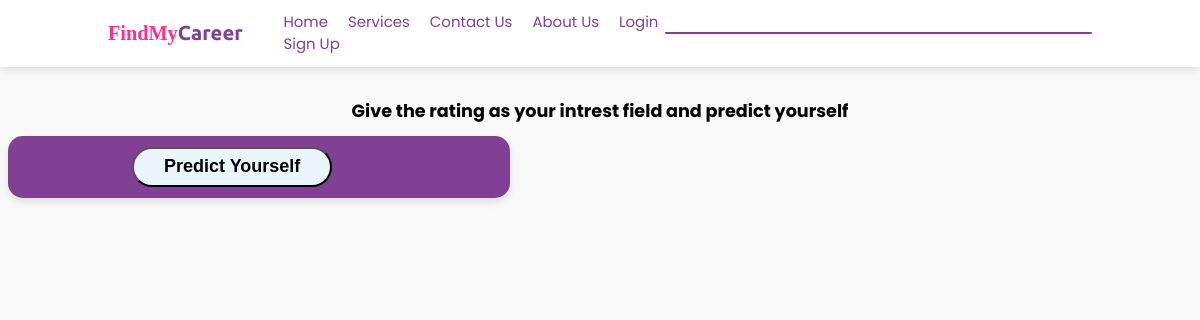
Page /prediction/ on the earlier database version.
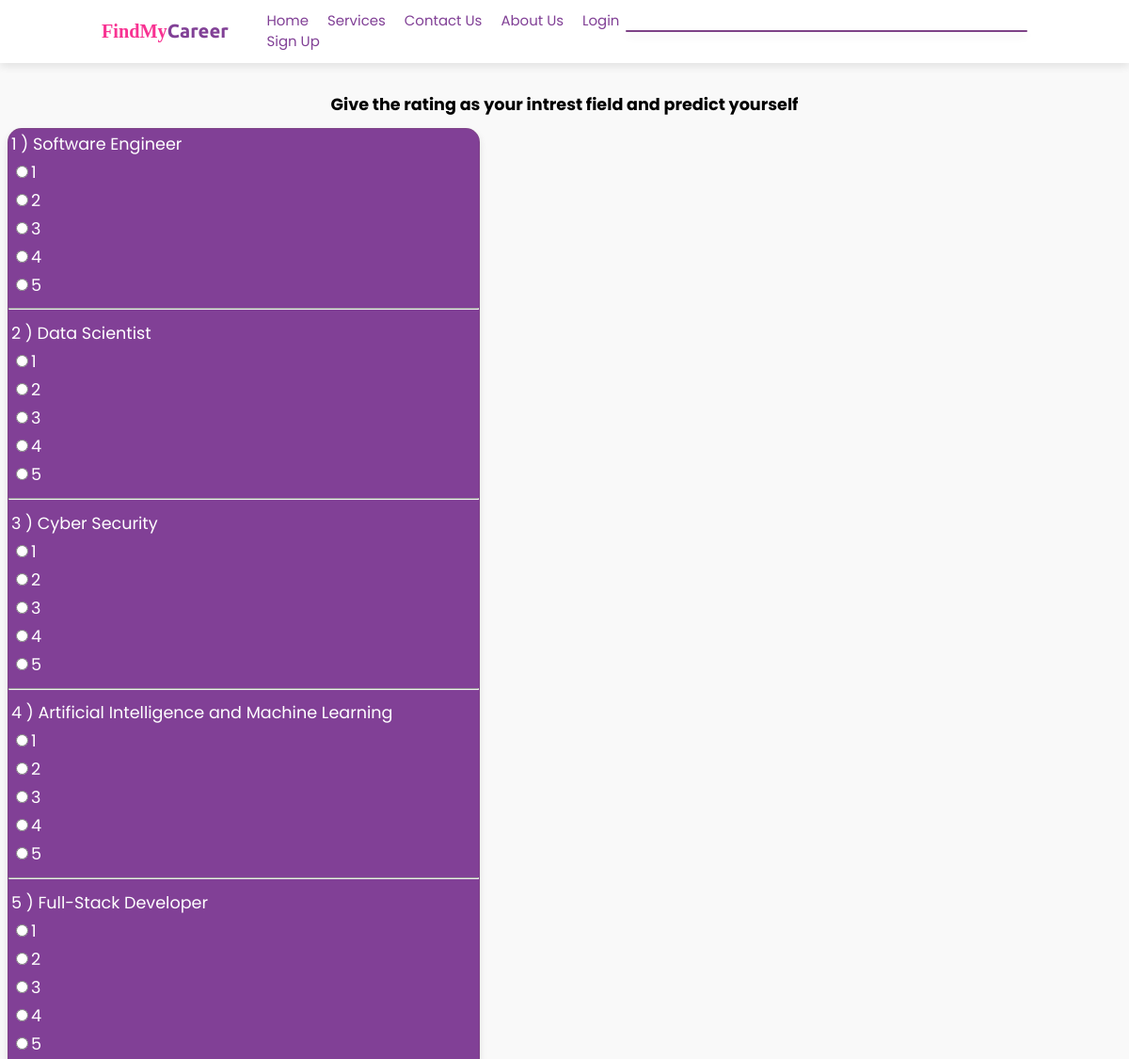
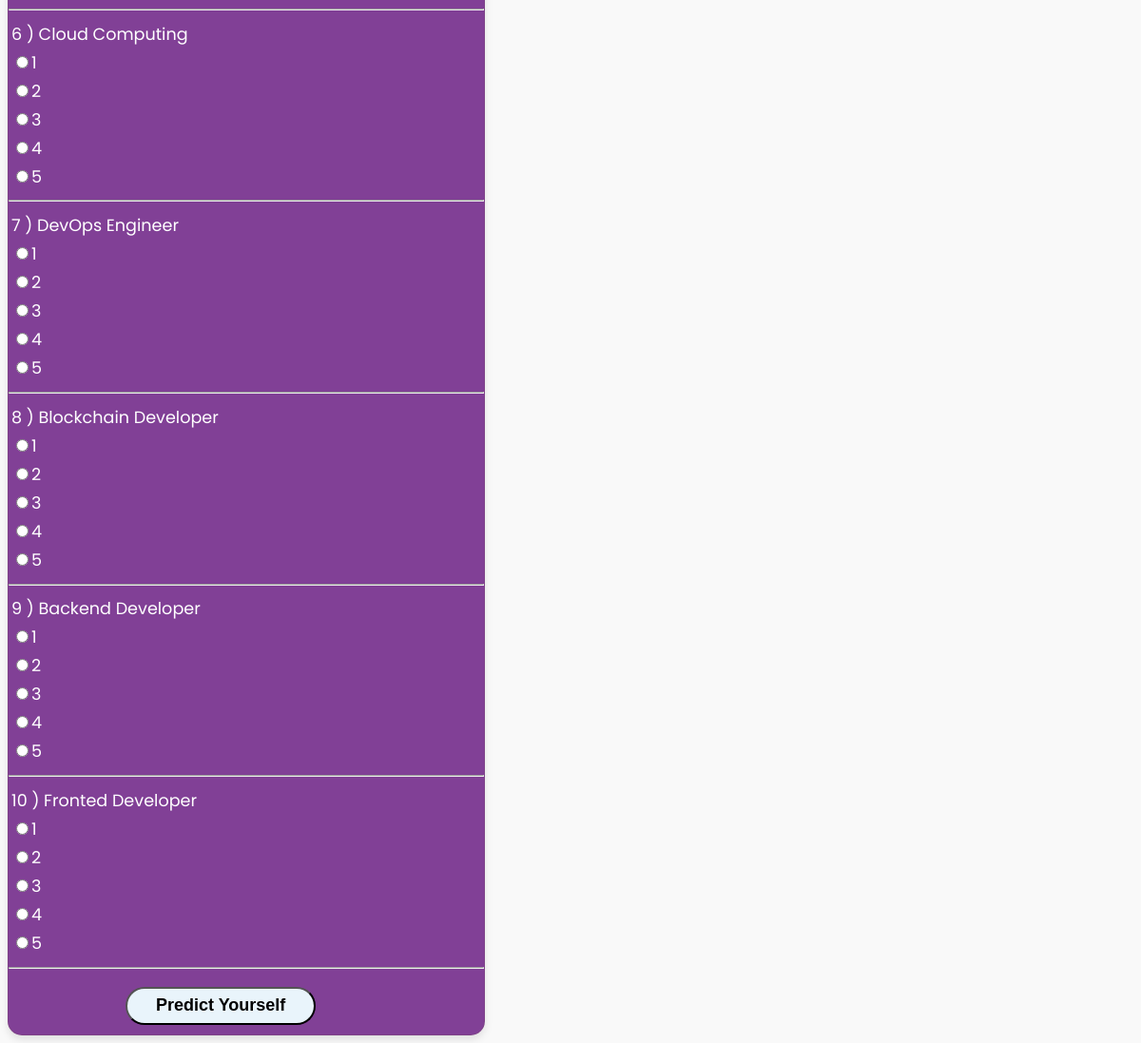
Same page on the later database version (2 pictures, top to bottom).
### predict/models.py (models this page shows)
class GuessCareer(models.Model):
    Question = models.CharField(max_length=100)
    Option1 = models.IntegerField()
    Option2 = models.IntegerField()
    Option3 = models.IntegerField()
    Option4 = models.IntegerField()
    Option5 = models.IntegerField()

### predict/views.py (the view)
# urls.py: path("prediction/", pv.question_form, name="predict"),
def question_form(request):
    data = GuessCareer.objects.all()
    return render (request, 'predict/qaform.html', {'key':data})

### predict/templates/predict/qaform.html (shortened to what this page needs)
<!DOCTYPE html>
{% load static %}
<html lang="en">
<head>
    <link rel="stylesheet" href="{% static 'predict/qaform1.css' %}">
</head>
<body>
    {% include 'home/header.html' %}
    <br><br><br><br><br> <br>
    <center>
        <h1>Give the rating as your intrest field and predict yourself </h1>
    </center>
    <div>
        <form action="" method="POST">
            {% for fm in key %}
            <table>
                <tr>
                    <td>{{fm.id}} ) {{fm.Question}} </td>
                </tr>
                <tr>
                    <td><input type="radio" id="Option1" name="{{fm.id}}" value="{{fm.Option1}}" >{{fm.Option1}}</td>
                </tr>
                <tr>
                    <td><input type="radio" id="Option2" name="{{fm.id}}" value="{{fm.Option2}}">{{fm.Option2}}</td>
                </tr>
                <tr>
                    <td><input type="radio" id="Option3" name="{{fm.id}}" value="{{fm.Option3}}">{{fm.Option3}}</td>
                </tr>
                <tr>
                    <td><input type="radio" id="Option4" name="{{fm.id}}" value="{{fm.Option4}}">{{fm.Option4}}</td>
                </tr>
                <tr>
                    <td><input type="radio" id="Option5" name="{{fm.id}}" value="{{fm.Option5}}">{{fm.Option5}}</td>
                </tr>
            </table>
            <hr>
            {% endfor %}
            <input type="submit" value="Predict Yourself">
        </form>
    </div>
</body>
</html>

### home/templates/home/header.html (shortened to what this page needs)
<!DOCTYPE html>
{% extends "home/base.html" %}
{% load static %}
{% block css %}
<link rel="stylesheet" href="{% static 'home/css/header.css' %}">
{% endblock css %}
{% block content %}
    <header>
        <a href="#" class="logo"><span>FindMy</span>Career</a>
        <nav class="navbar">
            <a href="{% url 'home' %}">Home</a>
            <a href="#services">Services</a>
            <a href="{% url 'contact' %}">Contact us</a>
            <a href="{% url 'aboutus' %}">About us</a>
            <a href="{% url 'login' %}">Login</a>
            <a href="{% url 'signup' %}">Sign Up</a>
        </nav>
        <div class="user">
        </div>
    </header>
{% endblock content %}

### home/templates/home/base.html (shortened to what this page needs)
<!DOCTYPE html>
{% load static %}
<html lang="en">
<head>
    <link rel="stylesheet" href="https://cdnjs.cloudflare.com/ajax/libs/font-awesome/6.1.1/css/all.min.css">
    {% block css %}
    {% endblock css %}
</head>
<body>
    {% block content %}
    {% endblock content %}
</body>
</html>

### predict/static/predict/qaform1.css (style rules this page uses)
body { font-family: 'Poppins', sans-serif; }
body div form { font-size: 2rem; color: #fff; }
body div { justify-content: center; align-items: center; background-color: #814096; border-radius: 15px; border: 0.1rem solid rgba(114, 74, 74, 0.2); box-shadow: 0 0.5rem 1rem rgb(0 0 0 / 10%); width: 500px; }
input[type="submit"] { width: 40%; height: 40px; border: 1x solid ; background: #e9f4fb; border-radius: 25px; font-size: 18px; color: black; font-weight: 600; cursor: pointer; outline: none; margin: 10px; margin-left: 14rem; }

### educards/static/educards/css/header.css (style rules this page uses)
:root { --purple: #814096; --pink: #F83292; --gradient: linear-gradient(90deg, var(--purple), var(--pink)); }
header { font-family: 'Poppins', sans-serif; margin: 0; padding: 0; box-sizing: border-box; text-transform: capitalize; }
body { background: #f9f9f9; }
header { position: fixed; top: 0; left: 0; width: 100%; background: #ffffff; box-shadow: 0 .5rem 1rem rgba(0, 0, 0, .1); padding: 1.3rem 9%; display: flex; align-items: center; justify-content: space-between; z-index: 1000; }
header .logo { font-family: 'Ubuntu', sans-serif; font-weight: bold; font-size: 2.3rem; color: var(--purple); text-decoration: none; outline: none; border: none; }
header .logo span { font-family: 'Kalam', cursive; color: var(--pink); text-decoration: none; outline: none; border: none; }
header .navbar a { font-size: 1.7rem; margin-left: 2rem; color: var(--purple); text-decoration: none; outline: none; border: none; }
@media (max-width:1200px) { html { font-size: 55%; } }

Differences in the rows shown:
added GuessCareer: id "1", Question "Software Engineer", Option1 "1", Option2 "2", Option3 "3", Option4 "4", Option5 "5"
added GuessCareer: id "2", Question "Data Scientist", Option1 "1", Option2 "2", Option3 "3", Option4 "4", Option5 "5"
added GuessCareer: id "3", Question "Cyber Security", Option1 "1", Option2 "2", Option3 "3", Option4 "4", Option5 "5"
added GuessCareer: id "4", Question "Artificial Intelligence and Machine Learning", Option1 "1", Option2 "2", Option3 "3", Option4 "4", Option5 "5"
added GuessCareer: id "5", Question "Full-Stack Developer", Option1 "1", Option2 "2", Option3 "3", Option4 "4", Option5 "5"
added GuessCareer: id "6", Question "Cloud Computing", Option1 "1", Option2 "2", Option3 "3", Option4 "4", Option5 "5"
added GuessCareer: id "7", Question "DevOps Engineer", Option1 "1", Option2 "2", Option3 "3", Option4 "4", Option5 "5"
added GuessCareer: id "8", Question "Blockchain Developer", Option1 "1", Option2 "2", Option3 "3", Option4 "4", Option5 "5"
added GuessCareer: id "9", Question "Backend Developer", Option1 "1", Option2 "2", Option3 "3", Option4 "4", Option5 "5"
added GuessCareer: id "10", Question "Fronted Developer", Option1 "1", Option2 "2", Option3 "3", Option4 "4", Option5 "5"
